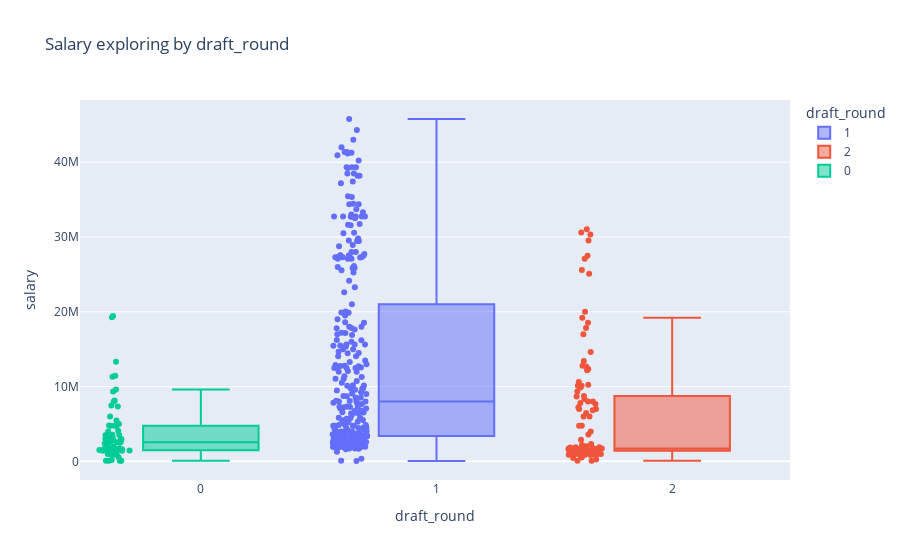

This figure's notebook cell:
### Code cell
# Draft round ve Salary

fig = px.box(data, x="draft_round", y="salary", 
            color="draft_round",
            title='Salary exploring by draft_round',
            points='all'
            )
fig.update_traces(quartilemethod="exclusive") 
fig.show()

### Figure 1 — Plotly figure (JSON) as saved in the notebook; plotly's stock layout.template omitted (floating-point values rounded to 4 significant figures; data arrays with more than 128 entries replaced by an {"elided": "..."} marker saying what was removed)
{"data": [{"alignmentgroup": "True", "boxpoints": "all", "hovertemplate": "draft_round=%{x}<br>salary=%{y}<extra></extra>", "legendgroup": "1", "marker": {"color": "#636efa"}, "name": "1", "notched": false, "offsetgroup": "1", "orientation": "v", "quartilemethod": "exclusive", "showlegend": true, "type": "box", "x": {"elided": "290 int values"}, "x0": " ", "xaxis": "x", "y": {"elided": "290 int values"}, "y0": " ", "yaxis": "y"}, {"alignmentgroup": "True", "boxpoints": "all", "hovertemplate": "draft_round=%{x}<br>salary=%{y}<extra></extra>", "legendgroup": "2", "marker": {"color": "#EF553B"}, "name": "2", "notched": false, "offsetgroup": "2", "orientation": "v", "quartilemethod": "exclusive", "showlegend": true, "type": "box", "x": [2, 2, 2, 2, 2, 2, 2, 2, 2, 2, 2, 2, 2, 2, 2, 2, 2, 2, 2, 2, 2, 2, 2, 2, 2, 2, 2, 2, 2, 2, 2, 2, 2, 2, 2, 2, 2, 2, 2, 2, 2, 2, 2, 2, 2, 2, 2, 2, 2, 2, 2, 2, 2, 2, 2, 2, 2, 2, 2, 2, 2, 2, 2, 2, 2, 2, 2, 2, 2, 2, 2, 2, 2, 2, 2, 2, 2, 2, 2, 2, 2, 2, 2, 2, 2, 2, 2, 2, 2, 2, 2, 2, 2, 2, 2, 2, 2, 2, 2, 2, 2, 2, 2, 2, 2, 2, 2], "x0": " ", "xaxis": "x", "y": [27504630, 18539130, 30603448, 8000000, 17000000, 20000000, 6000000, 25595700, 10605600, 30350000, 9881598, 27093018, 10116576, 12345680, 19217900, 1559712, 8349039, 12776786, 8000000, 13437500, 7666667, 6825000, 9346153, 14634147, 1588231, 10259375, 6481482, 1676735, 12200000, 7000000, 1416852, 7815533, 7000000, 2320044, 1618520, 4767000, 6004753, 1699236, 3581986, 12678571, 2907143, 10000000, 4767000, 1870564, 1618520, 1723050, 1678854, 8664928, 2174318, 25102512, 10116576, 451326, 1882867, 1618520, 1788296, 1618520, 1416852, 17818456, 1882867, 8730158, 2028594, 1618520, 1618520, 4000000, 7250000, 1737145, 1645357, 898310, 1416852, 1416852, 250000, 898310, 1618520, 79568, 1416852, 2000000, 1416852, 1000000, 1400000, 898310, 898310, 1228026, 898310, 1445697, 1416852, 1416852, 1416852, 1416852, 1416852, 1416852, 1618520, 1416852, 898310, 1445697, 898310, 898310, 1416852, 1416852, 1000000, 502491, 898310, 1416852, 1416852, 1254933, 79568, 31044906, 29542010], "y0": " ", "yaxis": "y"}, {"alignmentgroup": "True", "boxpoints": "all", "hovertemplate": "draft_round=%{x}<br>salary=%{y}<extra></extra>", "legendgroup": "0", "marker": {"color": "#00cc96"}, "name": "0", "notched": false, "offsetgroup": "0", "orientation": "v", "quartilemethod": "exclusive", "showlegend": true, "type": "box", "x": [0, 0, 0, 0, 0, 0, 0, 0, 0, 0, 0, 0, 0, 0, 0, 0, 0, 0, 0, 0, 0, 0, 0, 0, 0, 0, 0, 0, 0, 0, 0, 0, 0, 0, 0, 0, 0, 0, 0, 0, 0, 0, 0, 0, 0, 0, 0, 0, 0, 0, 0, 0, 0, 0, 0, 0, 0, 0, 0, 0, 0, 0, 0, 0, 0, 0, 0], "x0": " ", "xaxis": "x", "y": [11301219, 11454546, 9346153, 4767000, 2564753, 13333334, 2564753, 5000000, 5453280, 19269663, 2875000, 3500000, 3500000, 3551100, 3000000, 3000000, 2000000, 7461380, 3150000, 19428485, 1645357, 8000000, 1645357, 2750000, 9607500, 4000000, 1620564, 3540000, 2581965, 1618520, 1000000, 6000000, 4767000, 1445697, 2505793, 4102564, 1488231, 2487033, 8156500, 1620564, 7333333, 4767000, 4807693, 2854556, 2391985, 3000000, 2833704, 1416852, 898310, 1588231, 1645357, 2250000, 1737145, 79568, 195077, 100000, 898310, 1416852, 1529007, 1445697, 1427191, 79568, 1588231, 522738, 79568, 898310, 1416852], "y0": " ", "yaxis": "y"}], "layout": {"boxmode": "overlay", "legend": {"title": {"text": "draft_round"}, "tracegroupgap": 0}, "title": {"text": "Salary exploring by draft_round"}, "xaxis": {"anchor": "y", "categoryarray": [1, 2, 0], "categoryorder": "array", "domain": [0, 1], "title": {"text": "draft_round"}}, "yaxis": {"anchor": "x", "domain": [0, 1], "title": {"text": "salary"}}}}
